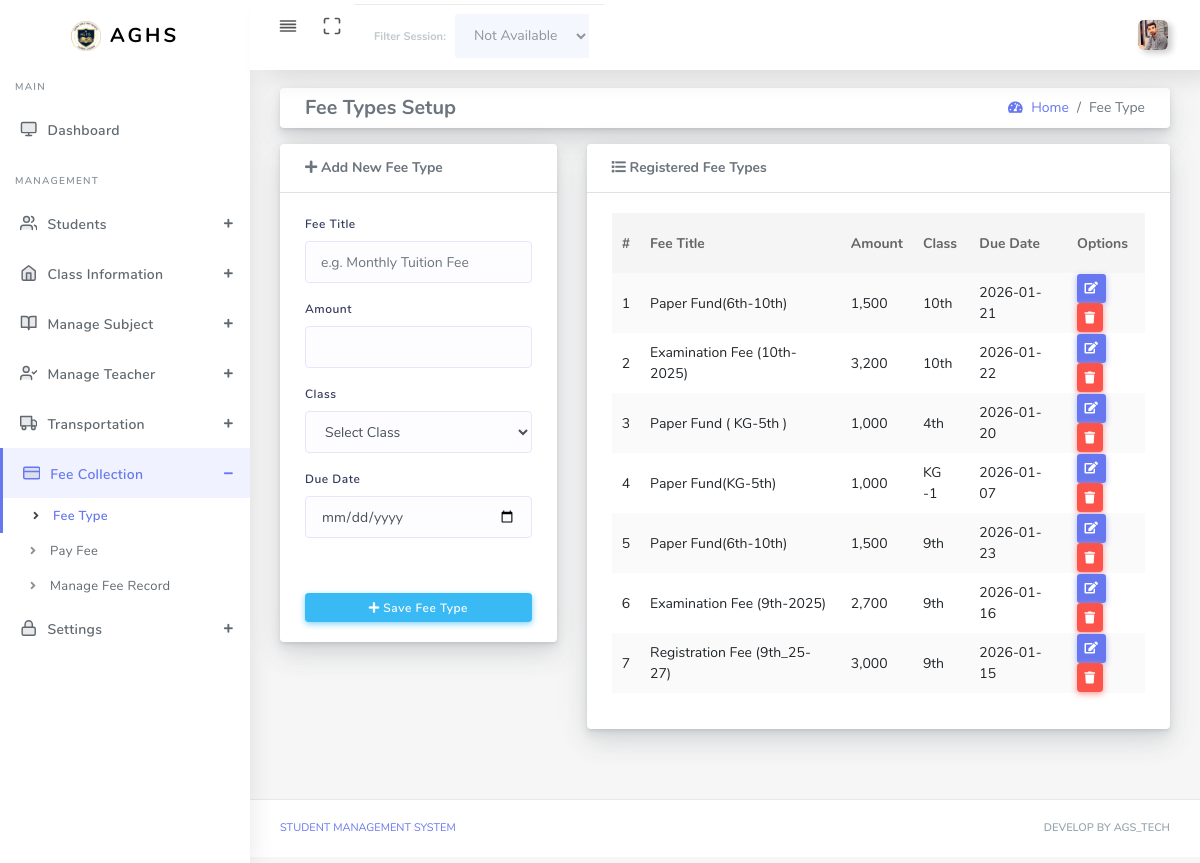
Screenshot of /fee-type.php (signed in) with the database file from the repository.
### tables this page shows
CREATE TABLE `school_settings` (
  `id` int(11) NOT NULL DEFAULT 1,
  `school_name` varchar(255) NOT NULL,
  `address` text DEFAULT NULL,
  `contact` varchar(20) DEFAULT NULL,
  `logo` varchar(255) DEFAULT NULL,
  `updated_at` timestamp NOT NULL DEFAULT current_timestamp() ON UPDATE current_timestamp(),
  PRIMARY KEY (`id`)
);

CREATE TABLE `fee_types` (
  `id` int(11) NOT NULL AUTO_INCREMENT,
  `fee_title` varchar(255) NOT NULL,
  `amount` decimal(10,2) NOT NULL,
  `class_id` int(11) NOT NULL,
  `due_date` date NOT NULL,
  `created_at` timestamp NOT NULL DEFAULT current_timestamp(),
  PRIMARY KEY (`id`),
  KEY `fk_fee_class_id` (`class_id`),
  CONSTRAINT `fk_fee_class_id` FOREIGN KEY (`class_id`) REFERENCES `classes` (`id`) ON DELETE CASCADE ON UPDATE CASCADE
);

CREATE TABLE `classes` (
  `id` int(11) NOT NULL AUTO_INCREMENT,
  `class_name` varchar(100) NOT NULL,
  `numeric_name` varchar(50) NOT NULL,
  `teacher_id` int(11) DEFAULT NULL,
  `created_at` timestamp NOT NULL DEFAULT current_timestamp(),
  PRIMARY KEY (`id`),
  KEY `fk_class_teacher` (`teacher_id`),
  CONSTRAINT `fk_class_teacher` FOREIGN KEY (`teacher_id`) REFERENCES `teachers` (`id`) ON DELETE SET NULL ON UPDATE CASCADE
);

### fee-type.php (the view, shortened to what this page needs)
<?php
require_once 'auth.php';
$fee_list = $pdo->query("SELECT f.*, c.class_name
                         FROM fee_types f
                         LEFT JOIN classes c ON f.class_id = c.id
                         ORDER BY f.id DESC")->fetchAll();
?>
<!DOCTYPE html>
<html lang="en">
<head>
  <link rel="stylesheet" href="assets/css/app.min.css">
  <link rel="stylesheet" href="assets/bundles/datatables/datatables.min.css">
  <link rel="stylesheet" href="assets/bundles/datatables/DataTables-1.10.16/css/dataTables.bootstrap4.min.css">
  <link rel="stylesheet" href="assets/css/style.css">
  <link rel="stylesheet" href="assets/css/components.css">
    <link rel="stylesheet" href="assets/css/custom.css">
</head>
<body>
  <div id="app">
    <div class="main-wrapper main-wrapper-1">
      <div class="navbar-bg"></div>
      <?php include 'include/navbar.php'; ?>
      <div class="main-sidebar sidebar-style-2">
        <?php include 'include/asidebar.php'; ?>
      </div>
      <div class="main-content">
        <section class="section">
          <div class="section-body">
            <div class="row bg-title">
              <div class="col-12">
                <div class="card mb-3">
                  <div class="card-body py-2 b-0">
                    <div class="d-flex flex-wrap align-items-center justify-content-between">
                      <div class="mb-2 mb-md-0">
                        <h5 class="page-title mb-0">Fee Types Setup</h5>
                      </div>
                      <div>
                        <nav aria-label="breadcrumb">
                          <ol class="breadcrumb mb-0 bg-transparent p-0">
                            <li class="breadcrumb-item"><a href="#"><i class="fas fa-tachometer-alt"></i> Home</a></li>
                            <li class="breadcrumb-item active">Fee Type</li>
                          </ol>
                        </nav>
                      </div>
                    </div>
                  </div>
                </div>
              </div>
            </div>
            <div class="row">
              <div class="col-sm-4">
                <div class="card">
                  <div class="card-header border-bottom">
                    <p class="mb-0 font-weight-bold"><i class="fa fa-plus"></i> Add New Fee Type</p>
                  </div>
                  <form method="POST" action="fee-type.php" class="needs-validation" novalidate>
                    <div class="card-body">
                      <div class="form-group">
                        <label>Fee Title</label>
                        <input type="text" name="fee_title" class="form-control" placeholder="e.g. Monthly Tuition Fee" required>
                      </div>
                      <div class="form-group">
                        <label>Amount</label>
                        <input type="number" name="amount" class="form-control" min="0" required>
                      </div>
                      <div class="form-group">
                        <label>Class</label>
                        <select name="class_id" class="form-control select2" required style="width:100%;">
                          <option value="">Select Class</option>
                        </select>
                      </div>
                      <div class="form-group">
                        <label>Due Date</label>
                        <input type="date" name="due_date" class="form-control" required>
                      </div>
                    </div>
                    <div class="card-footer text-center">
                      <button type="submit" name="btn_save_fee" class="btn btn-info btn-block btn-rounded btn-sm">
                        <i class="fa fa-plus"></i>&nbsp;Save Fee Type
                      </button>
                    </div>
                  </form>
                </div>
              </div>
              <div class="col-sm-8">
                <div class="card">
                  <div class="card-header border-bottom">
                    <p class="mb-0 font-weight-bold transform-uppercase"><i class="fa fa-list"></i> Registered Fee Types</p>
                  </div>
                  <div class="card-body">
                    <div class="table-responsive">
                      <table class="table table-striped table-hover" id="tableExport" style="width:100%;">
                        <thead>
                          <tr>
                            <th>#</th>
                            <th>Fee Title</th>
                            <th>Amount</th>
                            <th>Class</th>
                            <th>Due Date</th>
                            <th>Options</th>
                          </tr>
                        </thead>
                        <tbody>
                          <?php foreach($fee_list as $key => $row): ?>
                          <tr>
                            <td><?= $key + 1 ?></td>
                            <td><?= $row['fee_title'] ?></td>
                            <td><?= number_format($row['amount'], 0) ?></td>
                            <td><?= $row['class_name'] ?></td>
                            <td><?= $row['due_date'] ?></td>
                            <td>
                              <button class="btn btn-sm btn-primary btn-edit"
                                data-id="<?= $row['id'] ?>"
                                data-title="<?= $row['fee_title'] ?>"
                                data-amount="<?= $row['amount'] ?>"
                                data-class="<?= $row['class_id'] ?>"
                                data-date="<?= $row['due_date'] ?>">
                                <i class="fa fa-edit"></i>
                              </button>
                              <button class="btn btn-sm btn-danger btn-delete" data-id="<?= $row['id'] ?>">
                                <i class="fa fa-trash"></i>
                              </button>
                            </td>
                          </tr>
                          <?php endforeach; ?>
                        </tbody>
                      </table>
                    </div>
                  </div>
                </div>
              </div>
            </div>
          </div>
        </section>
      </div>
      <?php include 'include/footer.php'; ?>
    </div>
  </div>
</body>
</html>

### include/navbar.php (shortened to what this page needs)
<?php
if (isset($_SESSION['admin_id'])) {
    $admin_id = $_SESSION['admin_id'];
    $st_admin = $pdo->prepare("SELECT full_name, profile_pic FROM admins WHERE id = ?");
    $st_admin->execute([$admin_id]);
    $admin_data = $st_admin->fetch(PDO::FETCH_ASSOC);
    $display_pic = (!empty($admin_data['profile_pic']) && file_exists('uploads/' . $admin_data['profile_pic']))
                   ? 'uploads/' . $admin_data['profile_pic']
                   : 'assets/img/user.png';
} else {
    $display_name = "Admin";
    $display_pic = "assets/img/user.png";
}
?>
<nav class="navbar navbar-expand-lg main-navbar sticky">
    <div class="form-inline mr-auto">
        <ul class="navbar-nav mr-3">
            <li><a href="#" data-toggle="sidebar" class="nav-link nav-link-lg collapse-btn"> <i data-feather="align-justify"></i></a></li>
            <li class="d-none d-md-block"><a href="#" class="nav-link nav-link-lg fullscreen-btn">
                <i data-feather="maximize"></i>
            </a></li>
            <li>
                <?php
                $current_page = basename($_SERVER['PHP_SELF']);
                ?>
                <?php if ($current_page == 'dashboard.php'): ?>
                    <div class="card-footer bg-white py-2 d-flex justify-content-end" style="border-radius: 0 0 15px 15px;">
                        <form method="GET" class="form-inline">
                            <span class=" d-none d-md-block mr-2 font-weight-bold small text-dark">Filter Session:</span>
                            <select name="session_id" class="form-control form-control-sm select2" onchange="this.form.submit()">
                                <option value="all" <?= (isset($f_sess) && $f_sess == 'all' ? 'selected' : '') ?>>All Sessions</option>
                                <?php
                                if (isset($sessions)) {
                                    foreach ($sessions as $s) {
                                        echo "<option value='{$s['id']}' " . (isset($f_sess) && $f_sess == $s['id'] ? 'selected' : '') . ">{$s['session_name']}</option>";
                                    }
                                }
                                ?>
                            </select>
                        </form>
                    </div>
                <?php else: ?>
                    <div class="align-items-baseline bg-white card-footer d-flex justify-content-end py-2" style="border-radius: 0 0 15px 15px; opacity: 0.6;">
                        <span class="d-none d-md-block mr-2 font-weight-bold small text-muted">Filter Session:</span>
                        <select class="form-control form-control-sm" disabled>
                            <option>Not Available</option>
                        </select>
                    </div>
                <?php endif; ?>
            </li>
        </ul>
    </div>
    <ul class="navbar-nav navbar-right">
        <li class="dropdown">
            <a href="#" data-toggle="dropdown" class="nav-link dropdown-toggle nav-link-lg nav-link-user">
                <img alt="image" src="<?= $display_pic ?>" class="user-img-radious-style" style="width:30px; height:30px; object-fit:cover;">
            </a>
        </li>
    </ul>
</nav>

### include/asidebar.php (shortened to what this page needs)
<?php
$current_page = basename($_SERVER['PHP_SELF']);
?>
<?php
$school_settings = $pdo->query("SELECT * FROM school_settings LIMIT 1")->fetch(PDO::FETCH_ASSOC);
$sch_logo    = (!empty($school_settings['logo']) && file_exists('uploads/' . $school_settings['logo']))
  ? 'uploads/' . $school_settings['logo']
  : 'assets/img/agslogo.png';
?>
<aside id="sidebar-wrapper">
  <div class="sidebar-brand">
    <a href="dashboard.php">
      <img alt="image" src="<?= $sch_logo ?>" class="header-logo" />
      <span class="logo-name">AGHS</span>
    </a>
  </div>
  <ul class="sidebar-menu">
    <li class="menu-header">Main</li>
    <li class="<?= ($current_page == 'dashboard.php') ? 'active' : '' ?>">
      <a href="dashboard.php" class="nav-link"><i data-feather="monitor"></i><span>Dashboard</span></a>
    </li>
    <li class="menu-header">Management</li>
    <?php
    $student_pages = ['student-registration-form.php', 'student-list.php', 'promotion_detain.php', 'passout_drop.php', 'print_certificate.php', 'add-bulk-student.php'];
    $is_student_active = in_array($current_page, $student_pages);
    ?>
    <li class="dropdown <?= $is_student_active ? 'active' : '' ?>">
      <a href="#" class="menu-toggle nav-link has-dropdown"><i data-feather="users"></i><span>Students</span></a>
    </li>
    <?php
    $class_pages = ['manage-class.php', 'manage-section.php', 'manage-session.php'];
    $is_class_active = in_array($current_page, $class_pages);
    ?>
    <li class="dropdown <?= $is_class_active ? 'active' : '' ?>">
      <a href="#" class="menu-toggle nav-link has-dropdown"><i data-feather="home"></i><span>Class Information</span></a>
    </li>
    <?php
    $subject_pages = ['add-subject.php', 'subject-group.php'];
    $is_subject_active = in_array($current_page, $subject_pages);
    ?>
    <li class="dropdown <?= $is_subject_active ? 'active' : '' ?>">
      <a href="#" class="menu-toggle nav-link has-dropdown"><i data-feather="book-open"></i><span>Manage Subject</span></a>
    </li>
    <?php
    $is_teacher_active = ($current_page == 'add-teacher.php');
    ?>
    <li class="dropdown <?= $is_teacher_active ? 'active' : '' ?>">
      <a href="#" class="menu-toggle nav-link has-dropdown"><i data-feather="user-check"></i><span>Manage Teacher</span></a>
    </li>
    <?php
    $transport_pages = ['transport.php', 'manage-route.php', 'manage-vehicle.php'];
    $is_transport_active = in_array($current_page, $transport_pages);
    ?>
    <li class="dropdown <?= $is_transport_active ? 'active' : '' ?>">
      <a href="#" class="menu-toggle nav-link has-dropdown"><i data-feather="truck"></i><span>Transportation</span></a>
    </li>
    <?php
    $fee_pages = ['fee-type.php', 'pay-fee.php', 'manage-fee-record.php', 'discount-type.php'];
    $is_fee_active = in_array($current_page, $fee_pages);
    ?>
    <li class="dropdown <?= $is_fee_active ? 'active' : '' ?>">
      <a href="#" class="menu-toggle nav-link has-dropdown"><i data-feather="credit-card"></i><span>Fee Collection</span></a>
      <ul class="dropdown-menu" style="<?= $is_fee_active ? 'display: block;' : '' ?>">
        <li class="<?= ($current_page == 'fee-type.php') ? 'active' : '' ?>"><a class="nav-link" href="fee-type.php">Fee Type</a></li>
        <li class="<?= ($current_page == 'pay-fee.php') ? 'active' : '' ?>"><a class="nav-link" href="pay-fee.php">Pay Fee</a></li>
        <li class="<?= ($current_page == 'manage-fee-record.php') ? 'active' : '' ?>"><a class="nav-link" href="manage-fee-record.php">Manage Fee Record</a></li>
      </ul>
    </li>
    <?php
    $auth_pages = ['view_logs.php', 'register_admin.php', 'settings.php'];
    $is_auth_active = in_array($current_page, $auth_pages);
    ?>
    <li class="dropdown <?= $is_auth_active ? 'active' : '' ?>">
      <a href="#" class="menu-toggle nav-link has-dropdown"><i data-feather="lock"></i><span>Settings</span></a>
    </li>
  </ul>
</aside>

### include/asidebar.php (style rules this page uses)
.sidebar-menu .dropdown-menu li.active a { color: #6777ef !important; background-color: #f0f3ff !important; font-weight: 600 !important; }
.sidebar-menu li.active>a { border-left: 3px solid #6777ef !important; color: #6777ef !important; }

### rows the page displays
school_settings: logo (picture)
fee_types: fee_title "Paper Fund(6th-10th)", amount "1,500", class.class_name "10th", due_date "2026-01-21"
fee_types: fee_title "Examination Fee (10th-2025)", amount "3,200", class.class_name "10th", due_date "2026-01-22"
fee_types: fee_title "Paper Fund ( KG-5th )", amount "1,000", class.class_name "4th", due_date "2026-01-20"
fee_types: fee_title "Paper Fund(KG-5th)", amount "1,000", class.class_name "KG -1", due_date "2026-01-07"
fee_types: fee_title "Paper Fund(6th-10th)", amount "1,500", class.class_name "9th", due_date "2026-01-23"
fee_types: fee_title "Examination Fee (9th-2025)", amount "2,700", class.class_name "9th", due_date "2026-01-16"
fee_types: fee_title "Registration Fee (9th_25-27)", amount "3,000", class.class_name "9th", due_date "2026-01-15"
